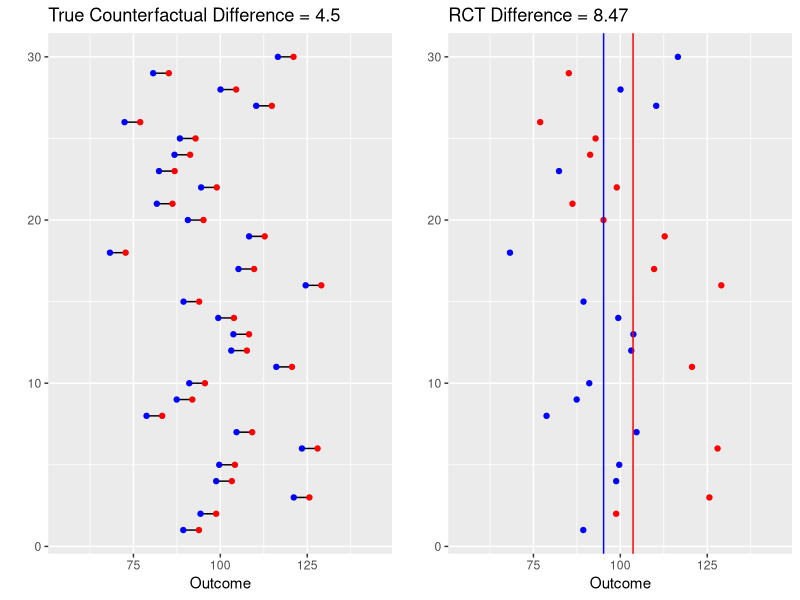
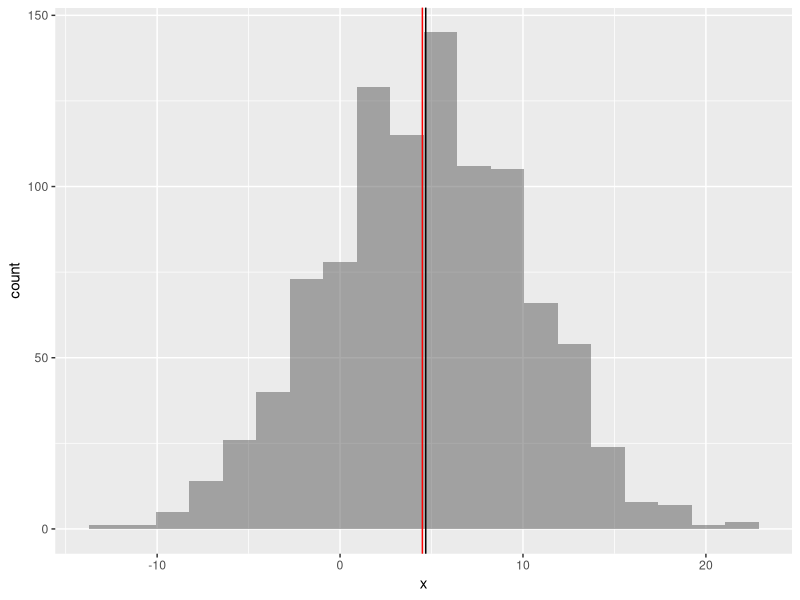

Write the R code that produced these figures, in order. (Note: this script raises an error after producing the figures.)
# See https://www.scto.ch/dam/jcr:3803aee5-506c-4a20-91a9-63b5b772877b/SCTO_Symposium17_10_Senn.pdf
# for inspiration

library(ggplot2)
library(psych)
library(gridExtra)
# devtools::install_github("thomasp85/patchwork")
library(patchwork)
library(purrr)
library(dplyr)

pop.mean <- 100
pop.sd <- 15
pop.es <- .3

n <- 30

set.seed(123)
thedata <- data.frame(
	id = 1:30,
	center = rnorm(n, mean = pop.mean, sd = pop.sd),
	stringsAsFactors = FALSE
)
val <- pop.sd * pop.es / 2
thedata$placebo <- thedata$center - val
thedata$treatment <- thedata$center + val
thedata$diff <- thedata$treatment - thedata$placebo
thedata$RCT_Assignment <- sample(c('placebo', 'treatment'), n, replace = TRUE)
thedata$RCT_Value <- as.numeric(apply(thedata, 1, 
					FUN = function(x) { return(x[x['RCT_Assignment']]) }))
tab.out <- describeBy(thedata$RCT_Value, group = thedata$RCT_Assignment, mat = TRUE, skew = FALSE)

p1 <- ggplot(thedata) + 
	geom_segment(aes(x = placebo, xend = treatment, y = id, yend = id)) +
	geom_point(aes(x = placebo, y = id), color = 'blue') +
	geom_point(aes(x = treatment, y = id), color = 'red') +
	ylab('') + xlab('Outcome') +
	xlim(pop.mean - 3 * pop.sd, pop.mean + 3 * pop.sd) +
	ggtitle(paste0('True Counterfactual Difference = ', mean(thedata$diff)))
p2 <- ggplot(thedata, aes(x = RCT_Value, color = RCT_Assignment, y = id)) +
	geom_point() +
	scale_color_manual(values = c('placebo' = 'blue', 'treatment' = 'red')) +
	theme(legend.position = 'none') +
	geom_vline(data = tab.out, aes(xintercept = mean, color = group1)) +
	ylab('') + xlab('Outcome') +
	xlim(pop.mean - 3 * pop.sd, pop.mean + 3 * pop.sd) +
	ggtitle(paste0('RCT Difference = ', round(diff(tab.out$mean), digits = 2)))
grid.arrange(p1, p2, nrow = 1)

sim.diff <- numeric(1000)
for(i in seq_along(sim.diff)) {
	treats <- sample(c(T,F), n, replace = TRUE)
	sim.diff[i] <- mean(thedata[treats,]$treatment) - mean(thedata[!treats,]$placebo)
}
ggplot(data.frame(x = sim.diff), aes(x = x)) + 
	geom_histogram(alpha = 0.5, bins = 20) +
	geom_vline(xintercept = mean(thedata$diff), color = 'red') +
	geom_vline(xintercept = mean(sim.diff))

################################################################################

set.seed(123)

generateRCTDataFrame <- function(...) {
	group.diff <- pop.sd / 4
	thedata2 <- data.frame(
		id = 1:30,
		# center = rnorm(n, mean = pop.mean, sd = pop.sd),
		stringsAsFactors = FALSE
	)
	thedata2$group <- NA
	rows <- sample(1:nrow(thedata2), nrow(thedata2) / 2)
	thedata2[rows,]$group <- 'A'
	thedata2[-rows,]$group <- 'B'
	thedata2$center <- NA
	thedata2[rows,]$center <- rnorm(length(rows), 
									mean = pop.mean + group.diff,
									sd = pop.sd)
	thedata2[-rows,]$center <- rnorm(length(rows), 
									mean = pop.mean - group.diff,
									sd = pop.sd)
	val <- pop.sd * pop.es / 2
	thedata2$placebo <- thedata2$center - val
	thedata2$treatment <- thedata2$center + val
	thedata2$diff <- thedata2$treatment - thedata2$placebo
	thedata2$RCT_Assignment <- sample(c('placebo', 'treatment'), n, replace = TRUE)
	thedata2$RCT_Value <- as.numeric(apply(thedata2, 1, 
						FUN = function(x) { return(x[x['RCT_Assignment']]) }))
	return(thedata2)
}


tab.out <- describeBy(thedata2$RCT_Value,
					  group = thedata2$RCT_Assignment, mat = TRUE, skew = FALSE)
tab.out$group <- 'both'
tab.out2 <- describeBy(thedata2$RCT_Value, 
					  group = list(thedata2$RCT_Assignment, thedata2$group), 
					  mat = TRUE, skew = FALSE)
names(tab.out2)[3] <- 'group'
# tab.out2 <- rbind(tab.out[,c('group1','group','mean')],
# 				  tab.out2[,c('group1','group','mean')])

ggplot(thedata2, aes(x = center, color = group)) +
	geom_density()

blocked.es <- (tab.out2[2,]$mean - tab.out2[1,]$mean + tab.out2[4,]$mean - tab.out2[3,]$mean) / 2

p1 <- ggplot(thedata2, aes(shape = group)) + 
	geom_segment(aes(x = placebo, xend = treatment, y = id, yend = id)) +
	geom_point(aes(x = placebo, y = id), color = 'blue') +
	geom_point(aes(x = treatment, y = id), color = 'red') +
	ylab('') + xlab('Outcome') +
	xlim(pop.mean - 4 * pop.sd, pop.mean + 4 * pop.sd) +
	theme(legend.position = 'none') +
	ggtitle(paste0('True Counterfactual Difference = ', mean(thedata$diff), '\n'))
p2 <- ggplot(thedata2, aes(x = RCT_Value, color = RCT_Assignment, y = id, shape = group)) +
	geom_point() +
	scale_color_manual(values = c('placebo' = 'blue', 'treatment' = 'red')) +
	theme(legend.position = 'none') +
	geom_vline(data = tab.out2, aes(xintercept = mean, color = group1, linetype = group)) +
	ylab('') + xlab('Outcome') +
	xlim(pop.mean - 4 * pop.sd, pop.mean + 4 * pop.sd) +
	ggtitle(paste0('RCT Difference = ', round(diff(tab.out$mean), digits = 2),
				   '\n(blocked difference = ', round(blocked.es, digits = 2), ')'))
grid.arrange(p1, p2, nrow = 1)


sim.df <- data.frame(id = 1:5, stringsAsFactors = FALSE)
sim.df$df <- lapply(1:nrow(sim.df), generateRCTDataFrame)

sim.df %>% mutate(df = generateRCTDataFrame)
